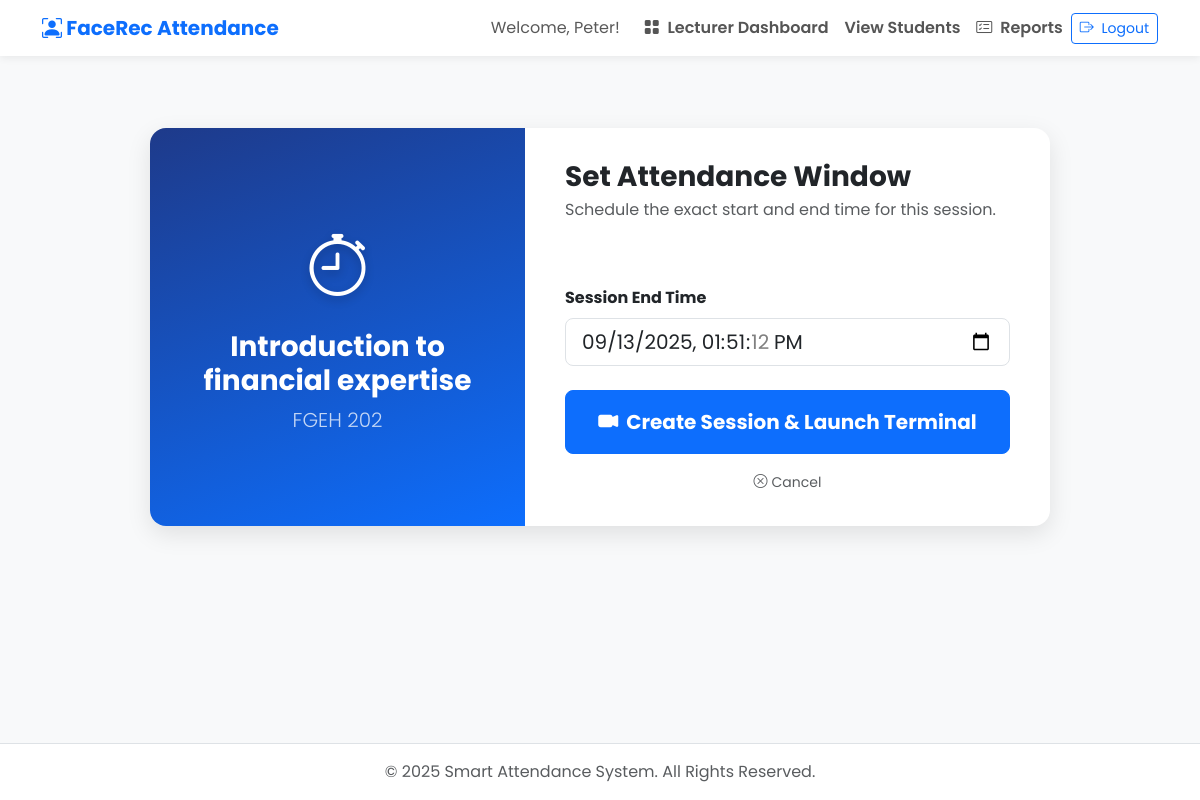
Screenshot of /session/create/31/ (signed in) with the database file from the repository.
### attendance/models.py (models this page shows, shortened)
class Course(models.Model):
    course_code = models.CharField(max_length=20, unique=True)
    course_name = models.CharField(max_length=200)
    lecturer = models.ForeignKey(User, on_delete=models.CASCADE)
    enrolled_students = models.ManyToManyField('Student', related_name='courses', blank=True)

### attendance/views.py (the view)
# urls.py: path('session/create/<int:course_id>/', views.create_session, name='create_session'),
@login_required
@user_passes_test(is_lecturer)
def create_session(request, course_id):
    course = get_object_or_404(Course, id=course_id, lecturer=request.user)
    if request.method == 'POST':
        form = SessionCreationForm(request.POST)
        if form.is_valid():
            start_time = timezone.now()
            end_time = form.cleaned_data['end_time']
            if AttendanceSession.objects.filter(course=course, end_time__gt=start_time, is_active=True).exists():
                messages.error(request, "An active session for this course is already running.")
                return redirect('lecturer_dashboard')
            session = AttendanceSession.objects.create(
                course=course,
                start_time=start_time,
                end_time=end_time,
                is_active=True
            )
            return redirect('attendance_terminal', session_id=session.id)
    else:
        initial_data = {
            'end_time': timezone.now() + timedelta(hours=1)
        }
        form = SessionCreationForm(initial=initial_data)
    context = {
        'form': form,
        'course': course
    }
    return render(request, 'attendance/create_session.html', context)

### attendance/forms.py (shortened to what this page needs)
class SessionCreationForm(forms.Form):
    end_time = forms.DateTimeField(
        label="Session End Time",
        widget=forms.DateTimeInput(
            attrs={
                'type': 'datetime-local',
                'class': 'form-control form-control-lg'
            }
        )
    )

### attendance/views.py (called while the page is built)
def is_lecturer(user):
    return user.is_staff

### attendance/templates/attendance/create_session.html (shortened to what this page needs)
{% extends 'attendance/base.html' %}
{% block content %}
<div class="container">
    <div class="card setup-card">
        <div class="row g-0">
            <div class="col-md-5 info-panel">
                <div class="icon"><i class="bi bi-stopwatch"></i></div>
                <h2 class="h3">{{ course.course_name }}</h2>
                <p class="lead opacity-75 mb-0">{{ course.course_code }}</p>
            </div>
            <div class="col-md-7 form-panel">
                <h3 class="fw-bold mb-1">Set Attendance Window</h3>
                <p class="text-muted mb-4">Schedule the exact start and end time for this session.</p>
                <form method="post" novalidate>
                    <div class="mb-3">
                    </div>
                     <div class="mb-4">
                        <label for="{{ form.end_time.id_for_label }}" class="form-label fw-bold">{{ form.end_time.label }}</label>
                        {{ form.end_time }}
                    </div>
                    <div class="d-grid mt-4">
                        <button type="submit" class="btn btn-primary btn-lg fw-bold py-3">
                            <i class="bi bi-camera-video-fill me-2"></i>Create Session & Launch Terminal
                        </button>
                    </div>
                </form>
                 <div class="text-center mt-3">
                    <a href="{% url 'lecturer_dashboard' %}" class="text-muted text-decoration-none small">
                        <i class="bi bi-x-circle me-1"></i>Cancel
                    </a>
                </div>
            </div>
        </div>
    </div>
</div>
{% endblock %}

### attendance/templates/attendance/base.html (shortened to what this page needs)
<!doctype html>
<html lang="en">
<head>
    <link href="https://cdn.jsdelivr.net/npm/bootstrap@5.3.3/dist/css/bootstrap.min.css" rel="stylesheet">
    <link rel="stylesheet" href="https://cdn.jsdelivr.net/npm/bootstrap-icons@1.11.3/font/bootstrap-icons.min.css">
</head>
<body class="body-wrapper">
    <nav class="navbar navbar-expand-lg navbar-light bg-light sticky-top">
        <div class="container">
            <a class="navbar-brand" href="{% url 'home' %}">
                <i class="bi bi-person-bounding-box"></i>
                FaceRec Attendance
            </a>
            <div class="collapse navbar-collapse" id="navbarNav">
                <ul class="navbar-nav ms-auto align-items-center">
                    {% if user.is_authenticated %}
                        <li class="nav-item"><span class="navbar-text me-3">Welcome, {{ user.first_name }}!</span></li>
                        {% if user.is_staff %}
                            <li class="nav-item"><a class="nav-link" href="{% url 'lecturer_dashboard' %}"><i class="bi bi-grid-fill me-1"></i> Lecturer Dashboard</a></li>
                            <li class="nav-item"><a class="nav-link" href="{% url 'student_list' %}">View Students</a>
                        </li>
                            <li class="nav-item"><a class="nav-link" href="{% url 'session_list' %}"><i class="bi bi-card-checklist me-1"></i> Reports</a></li>
                        {% else %}
                            <li class="nav-item"><a class="nav-link" href="{% url 'student_dashboard' %}"><i class="bi bi-person-circle me-1"></i> My Dashboard</a></li>
                        {% endif %}
                        <li class="nav-item"><a class="btn btn-outline-primary btn-sm" href="{% url 'logout' %}"><i class="bi bi-box-arrow-right me-1"></i> Logout</a></li>
                    {% endif %}
                </ul>
            </div>
        </div>
    </nav>
    <main class="container mt-4 main-content">
        {% block content %}
        {% endblock %}
    </main>
    <footer class="text-center text-muted py-3 mt-4 footer">
        <p class="mb-0">&copy; {% now "Y" %} Smart Attendance System. All Rights Reserved.</p>
    </footer>
</body>
</html>

### attendance/templates/attendance/base.html (style rules this page uses)
:root { --primary-color: #0056b3; --light-bg: #f8f9fa; --body-bg: #eef2f9; --card-shadow: 0 0.5rem 1rem rgba(0, 0, 0, 0.1); }
body { font-family: 'Poppins', sans-serif; background-color: var(--body-bg); }
.navbar { background-color: #ffffff !important; box-shadow: 0 2px 8px rgba(0,0,0,.07); }
.navbar-brand { font-weight: 700; color: var(--primary-color) !important; }
.navbar .nav-link { font-weight: 600; color: #555 !important; transition: color 0.3s ease; }
.body-wrapper { display: flex; flex-direction: column; min-height: 100vh; }
.main-content { flex-grow: 1; }
.footer { background-color: #ffffff; border-top: 1px solid #dee2e6; }

### attendance/templates/attendance/create_session.html (style rules this page uses)
:root { --primary-color: #0d6efd; --text-dark: #212529; --body-bg: #f8f9fa; --card-bg: #ffffff; --card-shadow: 0 8px 25px rgba(0, 0, 0, 0.1); --card-radius: 1rem; }
body { background-color: var(--body-bg); font-family: 'Poppins', sans-serif; }
.setup-card { max-width: 900px; margin: 3rem auto; border: none; border-radius: var(--card-radius); box-shadow: var(--card-shadow); overflow: hidden; animation: fadeIn 0.6s ease-in-out; }
.info-panel { background: linear-gradient(160deg, #1e3a8a, var(--primary-color)); color: white; padding: 2rem; display: flex; flex-direction: column; justify-content: center; text-align: center; }
.info-panel .icon { font-size: 4rem; margin-bottom: 1rem; text-shadow: 0 4px 10px rgba(0,0,0,0.2); }
.info-panel h2 { font-weight: 700; }
.form-panel { padding: 2rem 2.5rem; }

### rows the page displays
Course: course_name "Introduction to financial expertise", course_code "FGEH 202"

### other values shown
{{ user.first_name }} "Peter"
